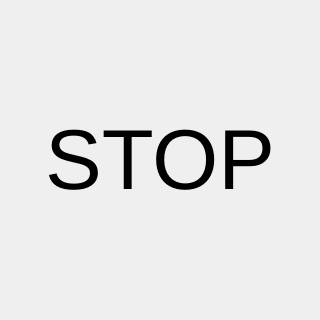
<?xml version="1.0" encoding="UTF-8"?>
<ui version="4.0">
 <class>Main</class>
 <widget class="QWidget" name="Main">
  <property name="geometry">
   <rect>
    <x>0</x>
    <y>0</y>
    <width>320</width>
    <height>320</height>
   </rect>
  </property>
  <property name="minimumSize">
   <size>
    <width>240</width>
    <height>240</height>
   </size>
  </property>
  <property name="windowTitle">
   <string>Main</string>
  </property>
  <layout class="QGridLayout" name="gridLayout">
   <property name="leftMargin">
    <number>0</number>
   </property>
   <property name="topMargin">
    <number>0</number>
   </property>
   <property name="rightMargin">
    <number>0</number>
   </property>
   <property name="bottomMargin">
    <number>0</number>
   </property>
   <property name="spacing">
    <number>0</number>
   </property>
   <item row="0" column="0">
    <widget class="Tomato" name="widget" native="true">
     <property name="minimumSize">
      <size>
       <width>160</width>
       <height>160</height>
      </size>
     </property>
     <property name="contextMenuPolicy">
      <enum>Qt::DefaultContextMenu</enum>
     </property>
     <property name="autoFillBackground">
      <bool>false</bool>
     </property>
     <layout class="QGridLayout" name="gridLayout_2">
      <property name="leftMargin">
       <number>0</number>
      </property>
      <property name="topMargin">
       <number>0</number>
      </property>
      <property name="rightMargin">
       <number>0</number>
      </property>
      <property name="bottomMargin">
       <number>0</number>
      </property>
      <property name="spacing">
       <number>0</number>
      </property>
      <item row="0" column="0">
       <widget class="QLabel" name="label">
        <property name="font">
         <font>
          <family>Arial</family>
          <pointsize>64</pointsize>
         </font>
        </property>
        <property name="text">
         <string>STOP</string>
        </property>
        <property name="alignment">
         <set>Qt::AlignCenter</set>
        </property>
       </widget>
      </item>
     </layout>
    </widget>
   </item>
  </layout>
 </widget>
 <customwidgets>
  <customwidget>
   <class>Tomato</class>
   <extends>QWidget</extends>
   <header>tomato.h</header>
   <container>1</container>
  </customwidget>
 </customwidgets>
 <resources/>
 <connections/>
</ui>
